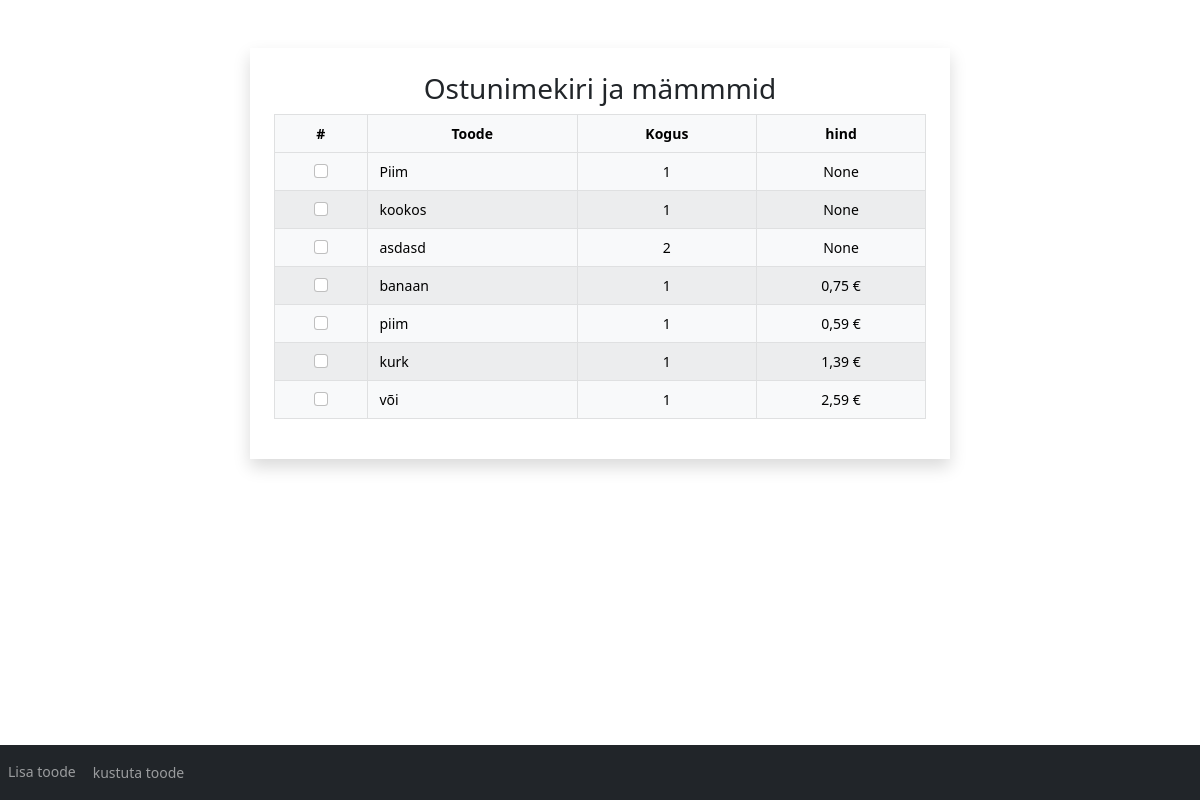
The page / on the database its author committed.
### modules/list.py (models this page shows, shortened)
class ToBuyList(db.Model):
    __tablename__='things_to_buy'
    id = db.Column(db.Integer, primary_key=True, autoincrement=True)
    toode = db.Column(db.String(50), nullable=False)
    hind = db.Column(db.String(20), nullable=True)
    kogus = db.Column(db.Integer, nullable=False)
    hind_kogus = db.Column(db.String(20), nullable=True)
    date = db.Column(db.String(30), nullable=False)

### app.py (the view, shortened to what this page needs)
@app.route('/', methods=['POST','GET'])
def home():
    toode, hind, kogus, _ , id = GetData().all_data()
    form = SearchForms()
    raw_data = ShoppingList.query
    if(form.kustuta_box.data and request.method=="POST"):
        x = request.form.getlist('optradio')
        for y in x:
            find_me = ToBuyList.find_by_id(y)
            ToBuyList.delete_from_db(find_me)
        return redirect(url_for('home'))
    return render_template('home.html', form=form, toode=zip(toode, kogus, hind, id))

### forms.py
class SearchForms(FlaskForm):
    toode_box = StringField('toode')
    toode_test_box = SelectField('Otsi toodet',choices=[i for i in csv_file['Toode']])
    kogus_box = StringField('kogus')
    kirjeldus_box = TextAreaField('kirjeldus')
    lisa_box = SubmitField('lisa toode')
    kustuta_box = SubmitField('kustuta toode')
    kustuta_link = HiddenField('kustuta')
    toode_check = BooleanField('Checkboxs')

### dataParser.py (called while the page is built)
    @classmethod
    def all_data(cls):
        toode =  [x.toode for x in ToBuyList.query.all()]
        hind = [x.hind for x in ToBuyList.query.all()]
        kogus = [x.kogus for x in ToBuyList.query.all()]
        hind_kogus = [x.hind_kogus for x in ToBuyList.query.all()]
        id = [x.id for x in ToBuyList.query.all()]
        return toode, hind, kogus, hind_kogus, id

### templates/home.html (shortened to what this page needs)
<!doctype html>
<html lang="en">
  <head>
<link href="../static/assets/dist/css/bootstrap.min.css" rel="stylesheet">
    <link href="../static/css/dashboard.css" rel="stylesheet">
  </head>
  <body class="text-center">
    <link href="https://cdnjs.cloudflare.com/ajax/libs/select2/4.0.10/css/select2.min.css" rel="stylesheet" />
    <nav class="navbar navbar-expand-sm bg-dark navbar-dark fixed-bottom">
      <ul class="navbar-nav">
        <li class="nav-item">
          <li class="nav-item">
            <a class="nav-link" data-toggle="modal" data-target="#myModal">Lisa toode</a>
          </li>
          <form method="POST">
            {{ form.kustuta_box(class="btn btn-link nav-link btn-sm") }}
        </li>
      </ul>
    </nav>
    <div class="container mt-5 shadow p-4 mb-4 bg-white" style="width: 700px;">
      <h3>Ostunimekiri ja mämmmid</h3>
        <table class="table table-hover table-striped table-light table-bordered">
          <thead class="thead-dark ">
            <tr >
              <th scope="col">#</th>
              <th scope="col">Toode</th>
              <th scope="col">Kogus</th>
              <th scope="col">hind</th>
            </tr>
          </thead>
            <tbody>
              <tr>
              {% for x,y,z,u in toode%}
              <tr>
                <th scope="row">
                  <input type="checkbox" class="form-check-input"  name="optradio" value={{ u }}></th>
                <td style="text-align: start;">
                    {{ x }}
               </td>
                <td>{{ y }}</td>
                <td>{{ z }}</td>
              </tr>
              {% endfor %}
        </tbody>
      </table>
    </div>
  </body>
</html>

### static/css/dashboard.css (style rules this page uses)
body { font-size: .875rem; }

### rows shown on the page
ToBuyList: toode "Piim", kogus "1", z "None"
ToBuyList: toode "kookos", kogus "1", z "None"
ToBuyList: toode "asdasd", kogus "2", z "None"
ToBuyList: toode "banaan", toode "0,75 €"
ToBuyList: toode "piim", toode "0,59 €"
ToBuyList: toode "kurk", toode "1,39 €"
ToBuyList: toode "või", toode "2,59 €"

### other values the page prints
{{ y }} "1" "1" "1" "1"
